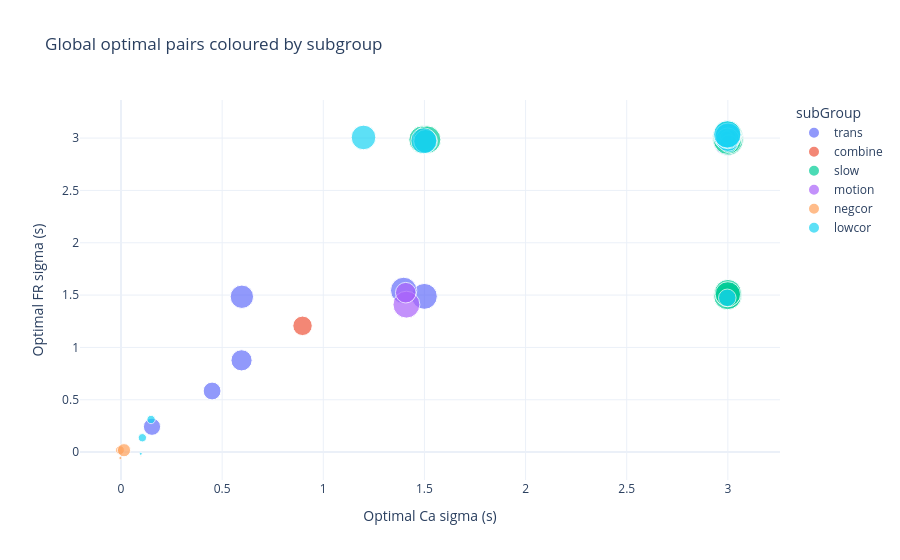
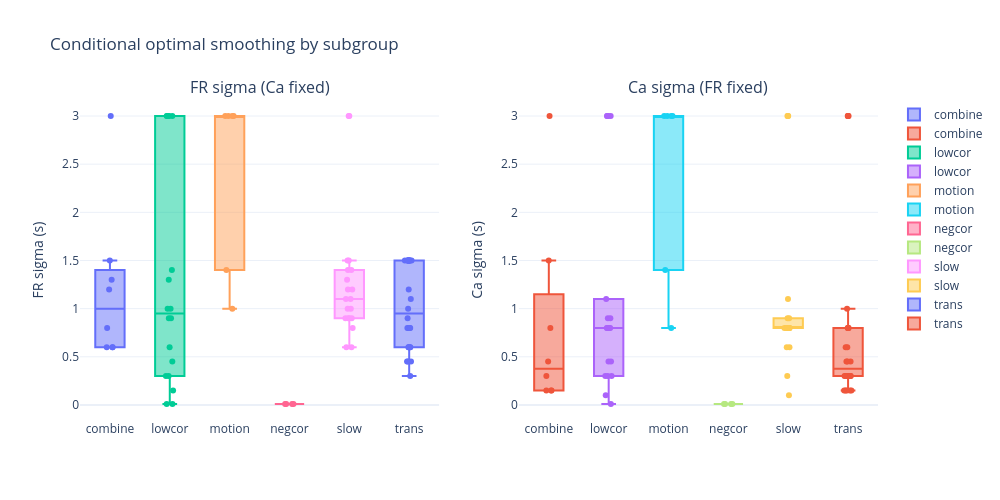

The notebook cell saved with these charts, in order:
### Code cell
### Subgroup-specific analysis

import pandas as pd

# re-read metadata (DB is already available earlier, this is safe/redundant)
DB = pd.read_csv(r'Z:\Adam-Lab-Shared\Data\Michal_Rubin\Dendrites\SST_Final.csv')

# keep only the link+subgroup columns and merge with df produced above
DB = DB[['Link','subGroup']]
df_group = df.merge(DB, left_on='folder', right_on='Link', how='left')

# normalize subgroup labels to lowercase so that 'Trans'=='trans'
df_group['subGroup'] = df_group['subGroup'].astype(str).str.lower().str.strip()
df_group['subGroup'] = df_group['subGroup'].replace({'nan':'unknown'})
print("merged rows:", len(df_group))
print("subgroups:", df_group['subGroup'].unique())

import numpy as np
import plotly.express as px

# global-optimal scatter coloured by subgroup
subs = df_group.dropna(subset=['best_global_cal','best_global_fr']).copy()
subs['x_jit'] = subs['best_global_cal'] + np.random.normal(0,0.005,len(subs))
subs['y_jit'] = subs['best_global_fr']  + np.random.normal(0,0.02,len(subs))
# use absolute r for marker size (Plotly rejects negative sizes)
subs['r_size'] = np.abs(subs['best_global_r'].fillna(0))

fig_scatter_grp = px.scatter(
    subs,
    x='x_jit', y='y_jit',
    color='subGroup',
    size='r_size',            # positive values only
    hover_data=['folder','best_global_r','subGroup'],
    title='Global optimal pairs coloured by subgroup',
    labels={'x_jit':'Optimal Ca sigma (s)', 'y_jit':'Optimal FR sigma (s)'}
)
fig_scatter_grp.update_layout(template='plotly_white')
fig_scatter_grp.show()

# optional save
# fig_scatter_grp.write_html('global_pairs_by_subgroup.html', include_plotlyjs='cdn')
# fig_scatter_grp.write_image('global_pairs_by_subgroup.svg')

from plotly.subplots import make_subplots
import plotly.graph_objects as go

# conditional group boxplots in a single-row, two-column figure
groups = sorted(df_group['subGroup'].dropna().unique())
fig = make_subplots(
    rows=1, cols=2,
    subplot_titles=["FR sigma (Ca fixed)", "Ca sigma (FR fixed)"]
)

for g in groups:
    sub = df_group[df_group['subGroup'] == g]
    fig.add_trace(
        go.Violin(
            y=sub['best_fr_at_cal_fixed'],
            name=g,
            points="all",  # show individual points
            jitter=0.35,
            pointpos=0,
        ),
        row=1, col=1
    )
    fig.add_trace(
        go.Violin(
            y=sub['best_cal_at_fr_fixed'],
            name=g,
            points="all",  # show individual points
            jitter=0.35,
            pointpos=0,
        ),
        row=1, col=2
    )

fig.update_layout(
    template='plotly_white',
    height=500,
    width=1000,
    title="Conditional optimal smoothing by subgroup"
)
fig.update_yaxes(title_text='FR sigma (s)', row=1, col=1)
fig.update_yaxes(title_text='Ca sigma (s)', row=1, col=2)
fig.show()

path_html = os.path.join(mother_path, "conditional_optima_by_subgroup.html")
path_svg = os.path.join(mother_path, "conditional_optima_by_subgroup.svg")

# optional save
fig.write_html(path_html, include_plotlyjs='cdn')
fig.write_image(path_svg)

### Figure 1 — Plotly figure (JSON) as saved in the notebook; plotly's stock layout.template omitted (floating-point values rounded to 4 significant figures)
{"data": [{"customdata": [["Z:\\Adam-Lab-Shared\\Data\\Michal_Rubin\\srugc17\\Xb\\17-06-2025\\fov1\\cell1", 0.3604, "trans"], ["Z:\\Adam-Lab-Shared\\Data\\Michal_Rubin\\srugc17\\Xb\\17-06-2025\\fov1\\cell1", 0.3604, "trans"], ["Z:\\Adam-Lab-Shared\\Data\\Michal_Rubin\\srugc17\\Xb\\14-07-2025\\fov7\\cell0", 0.9781, "trans"], ["Z:\\Adam-Lab-Shared\\Data\\Michal_Rubin\\srugc17\\Xb\\14-07-2025\\fov7\\cell1", 0.6832, "trans"], ["Z:\\Adam-Lab-Shared\\Data\\Michal_Rubin\\srugc17\\Xb\\14-07-2025\\fov9\\cell0", 0.5543, "trans"], ["Z:\\Adam-Lab-Shared\\Data\\Michal_Rubin\\srugc17\\Xb\\28-07-2025-motor\\fov7\\cell0", 0.7999, "trans"], ["Z:\\Adam-Lab-Shared\\Data\\Michal_Rubin\\srugc17\\Xb\\28-07-2025-motor\\fov7\\cell1", 0.8153, "trans"], ["Z:\\Adam-Lab-Shared\\Data\\Michal_Rubin\\srugc17\\Rb\\16-06-2025\\fov5\\cell0", 0.9331, "trans"], ["Z:\\Adam-Lab-Shared\\Data\\Michal_Rubin\\srugc17\\Rb\\01-07-2025\\fov3\\cell1", 0.9021, "trans"], ["Z:\\Adam-Lab-Shared\\Data\\Michal_Rubin\\srugc17\\Rb\\15-07-2025\\fov5\\cell0", 0.9163, "trans"], ["Z:\\Adam-Lab-Shared\\Data\\Michal_Rubin\\srugc17\\Rb\\15-07-2025\\fov9\\cell0", 0.3667, "trans"], ["Z:\\Adam-Lab-Shared\\Data\\Michal_Rubin\\srugc17\\Rb\\15-07-2025\\fov10\\cell0", 0.9394, "trans"], ["Z:\\Adam-Lab-Shared\\Data\\Michal_Rubin\\srugc17\\Rb\\15-07-2025\\fov10\\cell1", 0.7642, "trans"], ["Z:\\Adam-Lab-Shared\\Data\\Michal_Rubin\\srugc17\\Rb\\30-07-2025-motor\\fov5\\cell0", 0.6743, "trans"], ["Z:\\Adam-Lab-Shared\\Data\\Michal_Rubin\\srugc17\\Rb\\30-07-2025-motor\\fov10\\2\\cell1", 0.63, "trans"], ["Z:\\Adam-Lab-Shared\\Data\\Michal_Rubin\\srugc17\\Rb\\30-07-2025-motor\\fov11\\cell1", 0.3922, "trans"], ["Z:\\Adam-Lab-Shared\\Data\\Michal_Rubin\\srugc17\\Xb\\14-07-2025\\fov1\\cell0", 0.96, "trans"], ["Z:\\Adam-Lab-Shared\\Data\\Michal_Rubin\\srugc26\\l\\17-11-2025-anst\\fov1\\cell0", 0.7049, "trans"], ["Z:\\Adam-Lab-Shared\\Data\\Michal_Rubin\\srugc27\\L\\18-12-2025-ANS\\FOV1\\cell0", 0.8282, "trans"], ["Z:\\Adam-Lab-Shared\\Data\\Michal_Rubin\\srugc28\\L\\03-02-2026-awake\\fov6\\cell0", 0.6932, "trans"], ["Z:\\Adam-Lab-Shared\\Data\\Michal_Rubin\\srugc28\\L\\03-02-2026-awake\\fov6\\cell1", 0.9196, "trans"], ["Z:\\Adam-Lab-Shared\\Data\\Michal_Rubin\\srugc28\\L\\03-02-2026-awake\\fov8\\cell0", 0.8212, "trans"], ["Z:\\Adam-Lab-Shared\\Data\\Michal_Rubin\\srugc28\\r\\22-01-2026-motor\\fov1\\cell1", 0.553, "trans"], ["Z:\\Adam-Lab-Shared\\Data\\Michal_Rubin\\srugc28\\r\\22-01-2026-motor\\fov3\\cell1", 0.7293, "trans"], ["Z:\\Adam-Lab-Shared\\Data\\Michal_Rubin\\srugc28\\rl\\03-02-2026-awake\\fov1\\cell2", 0.8589, "trans"], ["Z:\\Adam-Lab-Shared\\Data\\Michal_Rubin\\srugc28\\rl\\03-02-2026-awake\\fov2\\cell0", 0.9701, "trans"], ["Z:\\Adam-Lab-Shared\\Data\\Michal_Rubin\\srugc17\\Xb\\17-06-2025\\fov1\\cell1", 0.3604, "trans"], ["Z:\\Adam-Lab-Shared\\Data\\Michal_Rubin\\srugc17\\Xb\\17-06-2025\\fov1\\cell1", 0.3604, "trans"]], "hovertemplate": "subGroup=%{customdata[2]}<br>Optimal Ca sigma (s)=%{x}<br>Optimal FR sigma (s)=%{y}<br>r_size=%{marker.size}<br>folder=%{customdata[0]}<br>best_global_r=%{customdata[1]}<extra></extra>", "legendgroup": "trans", "marker": {"color": "#636efa", "size": [0.3604, 0.3604, 0.9781, 0.6832, 0.5543, 0.7999, 0.8153, 0.9331, 0.9021, 0.9163, 0.3667, 0.9394, 0.7642, 0.6743, 0.63, 0.3922, 0.96, 0.7049, 0.8282, 0.6932, 0.9196, 0.8212, 0.553, 0.7293, 0.8589, 0.9701, 0.3604, 0.3604], "sizemode": "area", "sizeref": 0.002474, "symbol": "circle"}, "mode": "markers", "name": "trans", "orientation": "v", "showlegend": true, "type": "scatter", "x": [3.003, 3.002, 2.998, 2.996, 0.5959, 2.998, 3.004, 3.001, 3.01, 3.002, 0.1533, 3.001, 2.998, 0.5975, 3.008, 0.4503, 3.003, 2.994, 1.5, 2.99, 2.995, 2.996, 2.998, 1.504, 1.397, 2.998, 3.009, 3.001], "xaxis": "x", "y": [1.515, 1.505, 2.968, 3.006, 0.8765, 2.989, 3.024, 2.998, 3.001, 2.97, 0.2421, 2.991, 2.988, 1.484, 2.973, 0.5836, 2.982, 2.999, 1.488, 3.011, 3.019, 2.996, 2.981, 2.985, 1.545, 2.989, 1.52, 1.492], "yaxis": "y"}, {"customdata": [["Z:\\Adam-Lab-Shared\\Data\\Michal_Rubin\\srugc17\\Xb\\28-07-2025-motor\\fov1\\cell0", 0.834, "combine"], ["Z:\\Adam-Lab-Shared\\Data\\Michal_Rubin\\srugc17\\Xb\\28-07-2025-motor\\fov9\\2\\cell0", 0.4687, "combine"], ["Z:\\Adam-Lab-Shared\\Data\\Michal_Rubin\\srugc17\\Rb\\30-07-2025-motor\\fov5\\2\\cell0", 0.6749, "combine"], ["Z:\\Adam-Lab-Shared\\Data\\Michal_Rubin\\srugc17\\Rb\\30-07-2025-motor\\fov10\\2\\cell0", 0.8357, "combine"], ["Z:\\Adam-Lab-Shared\\Data\\Michal_Rubin\\srugc17\\Rb\\30-07-2025-motor\\fov11\\cell0", 0.6648, "combine"], ["Z:\\Adam-Lab-Shared\\Data\\Michal_Rubin\\srugc26\\l\\17-11-2025-anst\\fov2\\cell1", 0.6029, "combine"], ["Z:\\Adam-Lab-Shared\\Data\\Michal_Rubin\\srugc28\\r\\22-01-2026-motor\\fov3\\cell0", 0.6227, "combine"], ["Z:\\Adam-Lab-Shared\\Data\\Michal_Rubin\\srugc28\\rl\\03-02-2026-awake\\fov4\\cell0", 0.8616, "combine"]], "hovertemplate": "subGroup=%{customdata[2]}<br>Optimal Ca sigma (s)=%{x}<br>Optimal FR sigma (s)=%{y}<br>r_size=%{marker.size}<br>folder=%{customdata[0]}<br>best_global_r=%{customdata[1]}<extra></extra>", "legendgroup": "combine", "marker": {"color": "#EF553B", "size": [0.834, 0.4687, 0.6749, 0.8357, 0.6648, 0.6029, 0.6227, 0.8616], "sizemode": "area", "sizeref": 0.002474, "symbol": "circle"}, "mode": "markers", "name": "combine", "orientation": "v", "showlegend": true, "type": "scatter", "x": [3.007, 0.8974, 3.007, 3.008, 3.004, 1.495, 3.001, 2.996], "xaxis": "x", "y": [3.011, 1.206, 3.005, 2.978, 3.003, 2.989, 3.011, 2.986], "yaxis": "y"}, {"customdata": [["Z:\\Adam-Lab-Shared\\Data\\Michal_Rubin\\srugc17\\Xb\\14-08-2025-anst\\fov7\\cell1", 0.9415, "slow"], ["Z:\\Adam-Lab-Shared\\Data\\Michal_Rubin\\srugc17\\Xb\\14-08-2025-anst\\fov7\\2\\cell1", 0.9518, "slow"], ["Z:\\Adam-Lab-Shared\\Data\\Michal_Rubin\\srugc17\\Xb\\14-08-2025-anst\\fov8\\cell0", 0.6938, "slow"], ["Z:\\Adam-Lab-Shared\\Data\\Michal_Rubin\\srugc17\\Rb\\14-07-2025\\fov2\\cell0", 0.968, "slow"], ["Z:\\Adam-Lab-Shared\\Data\\Michal_Rubin\\srugc17\\Rb\\14-07-2025\\fov8\\cell1", 0.7441, "slow"], ["Z:\\Adam-Lab-Shared\\Data\\Michal_Rubin\\srugc17\\Rb\\14-08-2025-anst\\fov10\\cell0", 0.9679, "slow"], ["Z:\\Adam-Lab-Shared\\Data\\Michal_Rubin\\srugc17\\Rb\\14-08-2025-anst\\fov10\\cell1", 0.9823, "slow"], ["Z:\\Adam-Lab-Shared\\Data\\Michal_Rubin\\SRUGC21\\X\\20-08-20225-ANS\\fov3\\cell0", 0.9469, "slow"], ["Z:\\Adam-Lab-Shared\\Data\\Michal_Rubin\\srugc27\\L\\13-01-2026-Anst\\fov1\\2\\cell1", 0.7871, "slow"], ["Z:\\Adam-Lab-Shared\\Data\\Michal_Rubin\\srugc27\\L\\13-01-2026-Anst\\fov3\\cell0", 0.9646, "slow"], ["Z:\\Adam-Lab-Shared\\Data\\Michal_Rubin\\srugc28\\L\\03-02-2026-awake\\fov7\\cell0", 0.98, "slow"], ["Z:\\Adam-Lab-Shared\\Data\\Michal_Rubin\\srugc28\\r\\08-01-2025-anst\\fov2\\cell0", 0.8357, "slow"], ["Z:\\Adam-Lab-Shared\\Data\\Michal_Rubin\\srugc28\\r\\08-01-2025-anst\\fov3\\cell0", 0.8981, "slow"], ["Z:\\Adam-Lab-Shared\\Data\\Michal_Rubin\\srugc28\\r\\08-01-2025-anst\\fov4\\cell0", 0.7768, "slow"], ["Z:\\Adam-Lab-Shared\\Data\\Michal_Rubin\\srugc28\\rl\\03-02-2026-awake\\fov1\\cell1", 0.7968, "slow"], ["Z:\\Adam-Lab-Shared\\Data\\Michal_Rubin\\srugc29\\03-02-2026-ansa\\fov3\\cell0", 0.8001, "slow"], ["Z:\\Adam-Lab-Shared\\Data\\Michal_Rubin\\srugc29\\03-02-2026-ansa\\fov3\\cell1", 0.9894, "slow"], ["Z:\\Adam-Lab-Shared\\Data\\Michal_Rubin\\srugc29\\03-02-2026-ansa\\fov3\\cell2", 0.7868, "slow"], ["Z:\\Adam-Lab-Shared\\Data\\Michal_Rubin\\srugc29\\03-02-2026-ansa\\fov3\\cell3", 0.9816, "slow"], ["Z:\\Adam-Lab-Shared\\Data\\Michal_Rubin\\srugc29\\03-02-2026-ansa\\fov6\\cell0", 0.9772, "slow"]], "hovertemplate": "subGroup=%{customdata[2]}<br>Optimal Ca sigma (s)=%{x}<br>Optimal FR sigma (s)=%{y}<br>r_size=%{marker.size}<br>folder=%{customdata[0]}<br>best_global_r=%{customdata[1]}<extra></extra>", "legendgroup": "slow", "marker": {"color": "#00cc96", "size": [0.9415, 0.9518, 0.6938, 0.968, 0.7441, 0.9679, 0.9823, 0.9469, 0.7871, 0.9646, 0.98, 0.8357, 0.8981, 0.7768, 0.7968, 0.8001, 0.9894, 0.7868, 0.9816, 0.9772], "sizemode": "area", "sizeref": 0.002474, "symbol": "circle"}, "mode": "markers", "name": "slow", "orientation": "v", "showlegend": true, "type": "scatter", "x": [1.491, 1.513, 2.988, 3.001, 3.007, 3.003, 3.007, 2.998, 2.998, 2.993, 3.004, 2.999, 3.0, 2.997, 3.006, 2.999, 2.999, 3.0, 2.998, 3.0], "xaxis": "x", "y": [2.985, 2.984, 3.012, 2.988, 1.485, 2.968, 2.985, 1.492, 2.992, 3.0, 3.01, 2.991, 1.521, 3.026, 2.995, 2.983, 3.026, 1.508, 2.98, 3.03], "yaxis": "y"}, {"customdata": [["Z:\\Adam-Lab-Shared\\Data\\Michal_Rubin\\srugc17\\Rb\\01-07-2025\\fov1\\2\\cell0", 0.2215, "motion"], ["Z:\\Adam-Lab-Shared\\Data\\Michal_Rubin\\srugc17\\Rb\\01-07-2025\\fov1\\2\\cell1", 0.1347, "motion"], ["Z:\\Adam-Lab-Shared\\Data\\Michal_Rubin\\srugc17\\Rb\\01-07-2025\\fov1\\2\\cell2", 0.4749, "motion"], ["Z:\\Adam-Lab-Shared\\Data\\Michal_Rubin\\srugc17\\Xb\\14-08-2025-anst\\fov1\\2\\cell0", 0.8951, "motion"], ["Z:\\Adam-Lab-Shared\\Data\\Michal_Rubin\\SRUGC21\\X\\15-09-2025-awake\\fov5\\cell0", 0.525, "motion"], ["Z:\\Adam-Lab-Shared\\Data\\Michal_Rubin\\SRUGC21\\X\\20-08-20225-ANS\\fov2\\cell0", 0.7794, "motion"]], "hovertemplate": "subGroup=%{customdata[2]}<br>Optimal Ca sigma (s)=%{x}<br>Optimal FR sigma (s)=%{y}<br>r_size=%{marker.size}<br>folder=%{customdata[0]}<br>best_global_r=%{customdata[1]}<extra></extra>", "legendgroup": "motion", "marker": {"color": "#ab63fa", "size": [0.2215, 0.1347, 0.4749, 0.8951, 0.525, 0.7794], "sizemode": "area", "sizeref": 0.002474, "symbol": "circle"}, "mode": "markers", "name": "motion", "orientation": "v", "showlegend": true, "type": "scatter", "x": [2.99, 2.998, 3.009, 1.411, 1.408, 2.998], "xaxis": "x", "y": [2.997, 3.035, 3.002, 1.409, 1.523, 3.014], "yaxis": "y"}, {"customdata": [["Z:\\Adam-Lab-Shared\\Data\\Michal_Rubin\\srugc17\\Rb\\14-07-2025\\fov8\\cell2", -0.01285, "negcor"], ["Z:\\Adam-Lab-Shared\\Data\\Michal_Rubin\\SRUGC18\\L\\03-07-25\\fov1\\cell2", -0.001716, "negcor"], ["Z:\\Adam-Lab-Shared\\Data\\Michal_Rubin\\srugc26\\l\\17-11-2025-anst\\fov3\\cell0", -0.09792, "negcor"], ["Z:\\Adam-Lab-Shared\\Data\\Michal_Rubin\\srugc29\\03-02-2026-ansa\\fov2\\cell1", -0.2139, "negcor"]], "hovertemplate": "subGroup=%{customdata[2]}<br>Optimal Ca sigma (s)=%{x}<br>Optimal FR sigma (s)=%{y}<br>r_size=%{marker.size}<br>folder=%{customdata[0]}<br>best_global_r=%{customdata[1]}<extra></extra>", "legendgroup": "negcor", "marker": {"color": "#FFA15A", "size": [0.01285, 0.001716, 0.09792, 0.2139], "sizemode": "area", "sizeref": 0.002474, "symbol": "circle"}, "mode": "markers", "name": "negcor", "orientation": "v", "showlegend": true, "type": "scatter", "x": [-0.002917, 0.0979, -0.005053, 0.0149], "xaxis": "x", "y": [-0.05647, -0.0373, 0.01861, 0.01804], "yaxis": "y"}, {"customdata": [["Z:\\Adam-Lab-Shared\\Data\\Michal_Rubin\\srugc17\\Rb\\30-07-2025-motor\\fov7\\2\\cell0", 0.3819, "lowcor"], ["Z:\\Adam-Lab-Shared\\Data\\Michal_Rubin\\srugc17\\Rb\\14-08-2025-anst\\fov11\\2\\cell0", 0.6917, "lowcor"], ["Z:\\Adam-Lab-Shared\\Data\\Michal_Rubin\\srugc17\\Rb\\14-08-2025-anst\\fov11\\2\\cell1", 0.8348, "lowcor"], ["Z:\\Adam-Lab-Shared\\Data\\Michal_Rubin\\SRUGC18\\L\\03-07-25\\fov1\\cell0", 0.5496, "lowcor"], ["Z:\\Adam-Lab-Shared\\Data\\Michal_Rubin\\srugc26\\l\\17-11-2025-anst\\fov2\\cell0", 0.5745, "lowcor"], ["Z:\\Adam-Lab-Shared\\Data\\Michal_Rubin\\srugc27\\L\\13-01-2026-Anst\\fov1\\2\\cell0", 0.7229, "lowcor"], ["Z:\\Adam-Lab-Shared\\Data\\Michal_Rubin\\srugc27\\L\\13-01-2026-Anst\\fov2\\cell1", 0.8156, "lowcor"], ["Z:\\Adam-Lab-Shared\\Data\\Michal_Rubin\\srugc27\\L\\13-01-2026-Anst\\fov3\\cell1", 0.8144, "lowcor"], ["Z:\\Adam-Lab-Shared\\Data\\Michal_Rubin\\srugc27\\RL\\13-01-2026-ANS\\FOV2\\cell0", 0.7503, "lowcor"], ["Z:\\Adam-Lab-Shared\\Data\\Michal_Rubin\\srugc27\\RL\\15-12-2025-ANS\\fov2\\cell0", 0.08477, "lowcor"], ["Z:\\Adam-Lab-Shared\\Data\\Michal_Rubin\\srugc27\\RL\\15-12-2025-ANS\\fov2\\cell1", 0.08648, "lowcor"], ["Z:\\Adam-Lab-Shared\\Data\\Michal_Rubin\\srugc28\\r\\08-01-2025-anst\\fov1\\cell0", -0.0107, "lowcor"], ["Z:\\Adam-Lab-Shared\\Data\\Michal_Rubin\\srugc28\\r\\22-01-2026-motor\\fov1\\cell0", 0.2704, "lowcor"], ["Z:\\Adam-Lab-Shared\\Data\\Michal_Rubin\\srugc28\\rl\\03-02-2026-awake\\fov1\\cell0", 0.177, "lowcor"], ["Z:\\Adam-Lab-Shared\\Data\\Michal_Rubin\\srugc29\\03-02-2026-ansa\\fov2\\cell0", 0.3946, "lowcor"], ["Z:\\Adam-Lab-Shared\\Data\\Michal_Rubin\\srugc29\\03-02-2026-ansa\\fov2\\cell2", 0.681, "lowcor"], ["Z:\\Adam-Lab-Shared\\Data\\Michal_Rubin\\srugc29\\03-02-2026-ansa\\fov5\\cell0", 0.828, "lowcor"], ["Z:\\Adam-Lab-Shared\\Data\\Michal_Rubin\\srugc29\\03-02-2026-ansa\\fov5\\cell1", 0.9293, "lowcor"]], "hovertemplate": "subGroup=%{customdata[2]}<br>Optimal Ca sigma (s)=%{x}<br>Optimal FR sigma (s)=%{y}<br>r_size=%{marker.size}<br>folder=%{customdata[0]}<br>best_global_r=%{customdata[1]}<extra></extra>", "legendgroup": "lowcor", "marker": {"color": "#19d3f3", "size": [0.3819, 0.6917, 0.8348, 0.5496, 0.5745, 0.7229, 0.8156, 0.8144, 0.7503, 0.08477, 0.08648, 0.0107, 0.2704, 0.177, 0.3946, 0.681, 0.828, 0.9293], "sizemode": "area", "sizeref": 0.002474, "symbol": "circle"}, "mode": "markers", "name": "lowcor", "orientation": "v", "showlegend": true, "type": "scatter", "x": [2.997, 1.506, 1.497, 2.999, 3.005, 2.993, 2.993, 3.001, 1.199, 0.1056, 0.1487, 0.09774, 3.006, 2.992, 3.005, 2.999, 3.001, 2.997], "xaxis": "x", "y": [1.474, 2.969, 2.974, 3.014, 2.993, 3.005, 3.015, 3.021, 3.006, 0.137, 0.3114, -0.0163, 3.008, 3.012, 2.946, 2.985, 3.021, 3.036], "yaxis": "y"}], "layout": {"legend": {"itemsizing": "constant", "title": {"text": "subGroup"}, "tracegroupgap": 0}, "title": {"text": "Global optimal pairs coloured by subgroup"}, "xaxis": {"anchor": "y", "domain": [0, 1], "title": {"text": "Optimal Ca sigma (s)"}}, "yaxis": {"anchor": "x", "domain": [0, 1], "title": {"text": "Optimal FR sigma (s)"}}}}

### Figure 2 — Plotly figure (JSON) as saved in the notebook; plotly's stock layout.template omitted (floating-point values rounded to 4 significant figures)
{"data": [{"boxpoints": "all", "jitter": 0.35, "name": "combine", "pointpos": 0, "type": "box", "xaxis": "x", "y": [0.8, 0.6, 1.5, 0.6, 0.6, 3, 1.2, 1.3], "yaxis": "y"}, {"boxpoints": "all", "jitter": 0.35, "name": "combine", "pointpos": 0, "type": "box", "xaxis": "x2", "y": [0.3, 0.15, 0.15, 1.5, 3, 0.8, 0.45, 0.15], "yaxis": "y2"}, {"boxpoints": "all", "jitter": 0.35, "name": "lowcor", "pointpos": 0, "type": "box", "xaxis": "x", "y": [0.45, 1, 1.4, 3, 1.3, 3, 0.6, 3, 3, 0.15, 0.3, 0.01, 1, 0.3, 0.01, 3, 0.9, 0.9], "yaxis": "y"}, {"boxpoints": "all", "jitter": 0.35, "name": "lowcor", "pointpos": 0, "type": "box", "xaxis": "x2", "y": [3, 0.9, 0.9, 0.8, 3, 0.45, 0.3, 0.8, 0.8, 0.1, 0.3, 0.01, 1.1, 0.3, 3, 0.8, 3, 0.45], "yaxis": "y2"}, {"boxpoints": "all", "jitter": 0.35, "name": "motion", "pointpos": 0, "type": "box", "xaxis": "x", "y": [3, 3, 3, 1.4, 1, 3], "yaxis": "y"}, {"boxpoints": "all", "jitter": 0.35, "name": "motion", "pointpos": 0, "type": "box", "xaxis": "x2", "y": [3, 3, 3, 1.4, 0.8, 3], "yaxis": "y2"}, {"boxpoints": "all", "jitter": 0.35, "name": "negcor", "pointpos": 0, "type": "box", "xaxis": "x", "y": [0.01, 0.01, 0.01, 0.01], "yaxis": "y"}, {"boxpoints": "all", "jitter": 0.35, "name": "negcor", "pointpos": 0, "type": "box", "xaxis": "x2", "y": [0.01, 0.01, 0.01, 0.01], "yaxis": "y2"}, {"boxpoints": "all", "jitter": 0.35, "name": "slow", "pointpos": 0, "type": "box", "xaxis": "x", "y": [0.9, 0.9, 0.9, 1.5, 1, 1.4, 1.3, 1.1, 3, 1.2, 1.5, 0.9, 0.6, 1, 0.8, 3, 1.4, 1.2, 1.1, 0.6], "yaxis": "y"}, {"boxpoints": "all", "jitter": 0.35, "name": "slow", "pointpos": 0, "type": "box", "xaxis": "x2", "y": [0.6, 0.9, 3, 0.3, 0.1, 0.9, 0.8, 3, 0.8, 0.8, 1.1, 0.8, 0.8, 0.8, 0.8, 0.6, 0.8, 3, 0.8, 0.8], "yaxis": "y2"}, {"boxpoints": "all", "jitter": 0.35, "name": "trans", "pointpos": 0, "type": "box", "xaxis": "x", "y": [1.5, 1.5, 0.45, 0.6, 0.6, 0.8, 0.6, 1.5, 1.1, 0.8, 0.3, 0.9, 1.5, 1.2, 0.8, 0.45, 1.5, 0.6, 0.6, 1.5, 1.5, 1.5, 1, 1.5, 0.8, 0.45, 1.5, 1.5], "yaxis": "y"}, {"boxpoints": "all", "jitter": 0.35, "name": "trans", "pointpos": 0, "type": "box", "xaxis": "x2", "y": [3, 3, 0.3, 0.3, 0.3, 0.45, 0.3, 0.15, 0.8, 0.3, 0.15, 0.3, 0.3, 0.15, 0.6, 0.15, 0.3, 0.8, 0.6, 0.45, 0.8, 0.3, 0.45, 1, 0.8, 0.15, 3, 3], "yaxis": "y2"}], "layout": {"annotations": [{"font": {"size": 16}, "showarrow": false, "text": "FR sigma (Ca fixed)", "x": 0.225, "xanchor": "center", "xref": "paper", "y": 1, "yanchor": "bottom", "yref": "paper"}, {"font": {"size": 16}, "showarrow": false, "text": "Ca sigma (FR fixed)", "x": 0.775, "xanchor": "center", "xref": "paper", "y": 1, "yanchor": "bottom", "yref": "paper"}], "height": 500, "title": {"text": "Conditional optimal smoothing by subgroup"}, "width": 1000, "xaxis": {"anchor": "y", "domain": [0, 0.45]}, "xaxis2": {"anchor": "y2", "domain": [0.55, 1]}, "yaxis": {"anchor": "x", "domain": [0, 1], "title": {"text": "FR sigma (s)"}}, "yaxis2": {"anchor": "x2", "domain": [0, 1], "title": {"text": "Ca sigma (s)"}}}}
